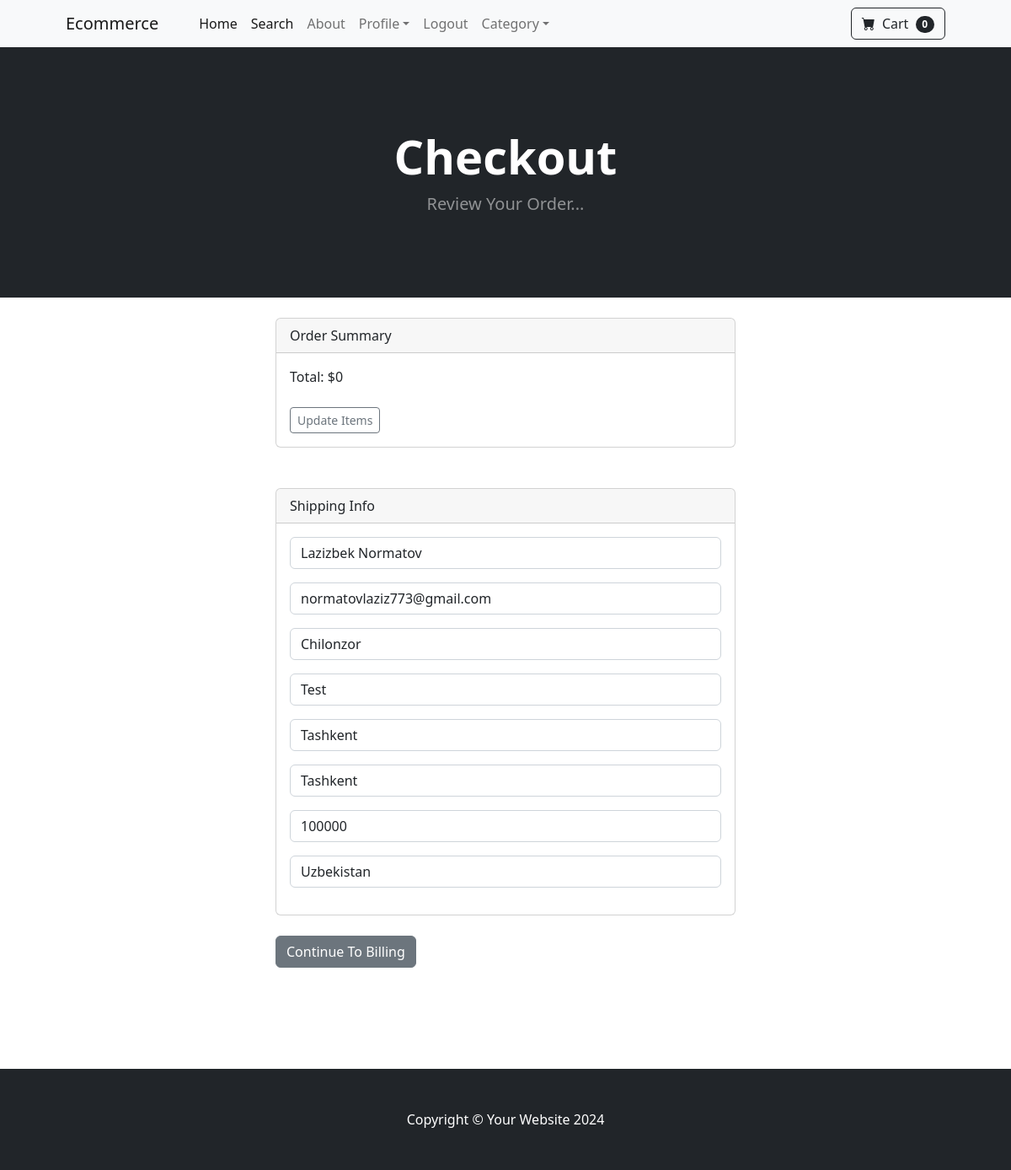
Page /payment/checkout/ (signed in) on the committed database.
### payment/models.py (models this page shows, shortened)
class ShippingAddress(models.Model):
    user = models.ForeignKey(User, on_delete=models.CASCADE, null=True, blank=True)
    shipping_full_name = models.CharField(max_length=255)
    shipping_email = models.CharField(max_length=200)
    shipping_address1 = models.CharField(max_length=200)
    shipping_address2 = models.CharField(max_length=200,null=True, blank=True)
    shipping_city = models.CharField(max_length=200)
    shipping_state = models.CharField(max_length=200, null=True,blank=True)
    shipping_zipcode = models.CharField(max_length=200,null=True,blank=True)
    shipping_country = models.CharField(max_length=200)
    class Meta:
        verbose_name_plural = "Shipping Address"

### payment/views.py (the view)
# urls.py: path("checkout/", views.checkout, name='checkout'),
def checkout(request):
    cart = Cart(request)
    cart_products= cart.get_prods
    quantities = cart.get_quants
    totals = cart.cart_total()
    if request.user.is_authenticated:
        shipping_user = ShippingAddress.objects.get(user__id=request.user.id)
        shipping_form = ShippingForm(request.POST or None, instance=shipping_user)
        return render(request, 'payment/checkout.html', {'cart_products':cart_products,"quantities":quantities,'totals':totals,'shipping_form':shipping_form})
    else:
        shipping_form = ShippingForm(request.POST or None)
        return render(request, 'payment/checkout.html', {'cart_products':cart_products,"quantities":quantities,'totals':totals,'shipping_form':shipping_form})

### cart/cart.py (called while the page is built, shortened)
    def __len__(self):
        return len(self.cart)

    def get_prods(self):
        product_ids = self.cart.keys()
        products = Product.objects.filter(id__in=product_ids)
        return products

    def cart_total(self):
        product_ids = self.cart.keys()
        products =Product.objects.filter(id__in=product_ids)
        quantity = self.cart
        total = 0
        return total

### cart/context_processors.py (called while the page is built)
def cart(request):
    return {'cart':Cart(request)}

### payment/templates/payment/checkout.html (shortened to what this page needs)
{% extends 'base.html' %}
{% block content %}
        <header class="bg-dark py-5">
            <div class="container px-4 px-lg-5 my-5">
                <div class="text-center text-white">
                    <h1 class="display-4 fw-bolder">Checkout</h1>
                    <p class="lead fw-normal text-white-50 mb-0">Review Your Order...</p>
                </div>
            </div>
        </header>
        <br/>
        <div class="container">
            <div class="row">
                    <div class="col-md-6 offset-md-3">
          <div class="card">
          <div class="card-header">
            Order Summary
          </div>
          <div class="card-body">
            Total:  ${{ totals }}
            <br/><br/>
            <a href="{% url 'cart_summary' %}" class="btn btn-sm btn-outline-secondary">Update Items</a>
          </div>
        </div>
<br/><br/>
<div class="card">
  <div class="card-header">
    Shipping Info
  </div>
  <div class="card-body">
    <form method="POST" action="{% url 'billing_info' %}">
    {{ shipping_form.as_p }}
  </div>
</div>
<br/>
<button type="submit" class="btn btn-secondary">
        Continue To Billing
</button>
<br/><br/>
            </div>
        </div>
    </div>
<br><br>
<br><br>
{% endblock %}

### rows in the picture
ShippingAddress: shipping_full_name "Lazizbek Normatov", shipping_email "normatovlaziz773@gmail.com", shipping_address1 "Chilonzor", shipping_address2 "Test", shipping_city "Tashkent", shipping_state "Tashkent", shipping_zipcode "100000", shipping_country "Uzbekistan"

### other values in the picture
{{ cart|length }} "0"
{{ totals }} "0"
